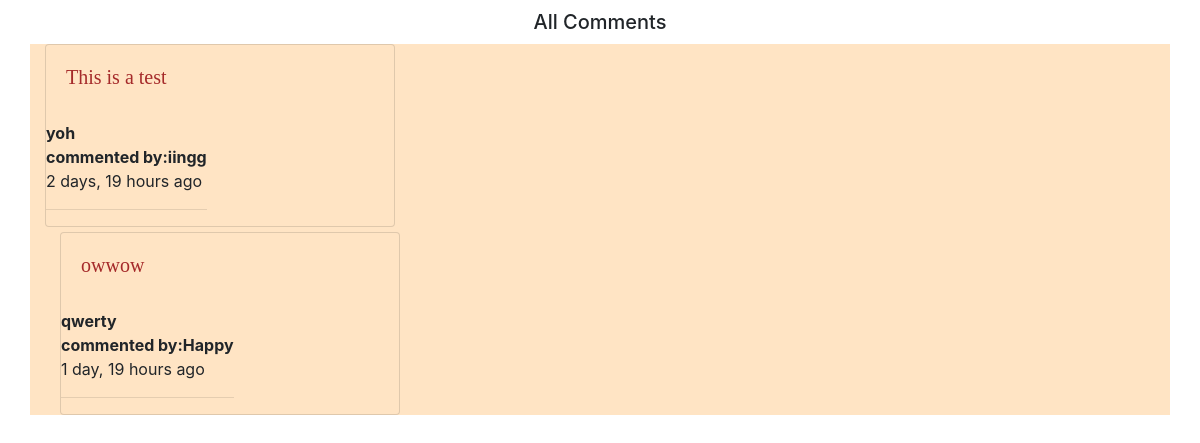
Page /comments/ on the committed database.
### app/models.py (models this page shows, shortened)
class Comments(models.Model):
    creation_date = models.DateField()
    author_name = models.CharField(max_length=50)
    content = models.CharField(max_length=50,null=True)
    post = models.ForeignKey(Post, on_delete=models.CASCADE,related_name='comments')

class Post(models.Model):
    title = models.CharField(max_length=50)
    link = models.URLField(max_length=120)
    creation_date = models.DateField()
    upvote = models.IntegerField(null=True)
    author_name = models.CharField(max_length=50)
    def __str__(self):
        return self.title
    class Meta:
         ordering = ['-upvote']

### app/views.py (the view)
# urls.py: path('comments/',views.comments,name='comments'),
def comments(request):
    comments = Comments.objects.all()
    return render(request, 'comments.html',locals())

### app/templates/comments.html (shortened to what this page needs)
{%load  django_bootstrap5%}
{% load crispy_forms_tags %}
<link rel="stylesheet" href="https://stackpath.bootstrapcdn.com/bootstrap/4.3.1/css/bootstrap.min.css">
<link rel="stylesheet" href="https://pro.fontawesome.com/releases/v5.10.0/css/all.css"
integrity="sha384-AYmEC3Yw5cVb3ZcuHtOA93w35dYTsvhLPVnYs9eStHfGJvOvKxVfELGroGkvsg+p"
crossorigin="anonymous" />
{% block content %}
<h5 style="text-align: center; margin-top: 10px;">All Comments </h5>
<div class="container" style="margin-top: 10px; background-color: bisque;">
<div class="row">
  {% for comment in comments %}
  <div class="col-md-4" style="background-color: bisque;">
    <div class="card" style="margin-bottom: 5px;background-color: bisque;">
      <div class="card-body">
        <h5
          class="card-title"><a
        href=""
        target="_blank"
        style="font-family: 'Nosifer', cursive; color: brown"
        >{{comment.content}}</a>
        </h5>
      </div>
      <div class=""> <span><strong>{{comment.post}} </strong></span></div>
      <div class="" style="display: flex;flex-direction: row;">
          <div class=""> <span><strong>commented by:{{comment.author_name}} </strong></span>
              <p>{{comment.creation_date| timesince}} ago</p>
              <hr>
          </div>
      </div>
      </div>
    </div>
  </div>
  {% endfor %}
{% endblock %}

### rows in the picture
Comments: content "This is a test", post "yoh", author_name "iingg", creation_date "2 days, 19 hours"
Comments: content "owwow", post "qwerty", author_name "Happy", creation_date "1 day, 19 hours"
